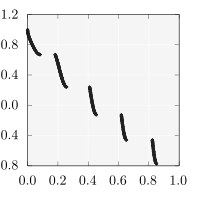

The script that drew this image:
set size square
unset key
set lmargin 2
set rmargin 1
set tmargin 1
set bmargin 2

set xtics 0.2
set ytics 0.4

set format x "$%.1f$"
set format y "$%.1f$"

plot 'zdt3_1000_745_1000.dat' u 1:2 w points lc rgb "#222222" pt 13 ps 0.8
